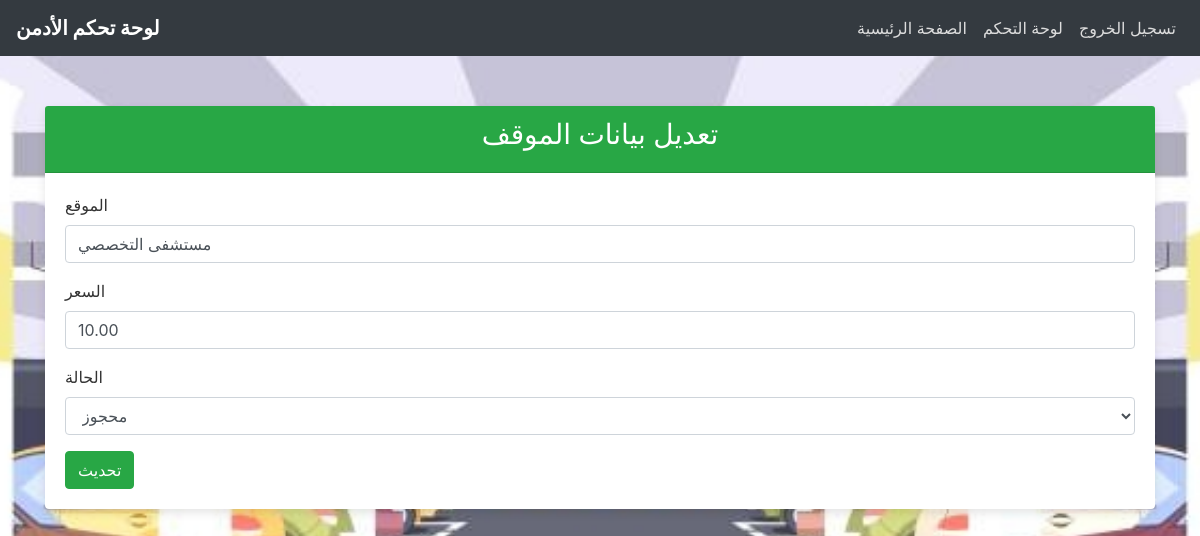
The page /edit_parking.php?id=1 (signed in) on the database its author committed.
### tables this page shows
CREATE TABLE `parkings` (
  `id` int(11) NOT NULL,
  `location` varchar(255) NOT NULL,
  `price` decimal(10,2) NOT NULL,
  `status` enum('available','booked') NOT NULL DEFAULT 'available',
  `user_id` int(11) DEFAULT NULL,
  `available_spots` int(11) DEFAULT 50,
  `total_spots` int(11) DEFAULT 50
);

### edit_parking.php (the view, shortened to what this page needs)
<?php
$mysqli = new mysqli("localhost", "root", "", "car_park");
if (isset($_GET['id']) && !empty($_GET['id'])) {
    $parking_id = $_GET['id'];
    $parking_result = $mysqli->query("SELECT * FROM parkings WHERE id = '$parking_id'");
    $parking = $parking_result->fetch_assoc();
} else {
    die("لم يتم توفير معرف الموقف.");
}
?>
<!DOCTYPE html>
<html lang="ar">
<head>
    <link rel="stylesheet" href="https://stackpath.bootstrapcdn.com/bootstrap/4.5.2/css/bootstrap.min.css">
</head>
<body>
<nav class="navbar navbar-expand-lg navbar-dark">
    <a class="navbar-brand" href="admin_dashboard.php">لوحة تحكم الأدمن</a>
    <div class="collapse navbar-collapse">
        <ul class="navbar-nav ml-auto">
            <li class="nav-item"><a class="nav-link" href="index.php">الصفحة الرئيسية</a></li>
            <li class="nav-item"><a class="nav-link" href="admin_dashboard.php">لوحة التحكم</a></li>
            <li class="nav-item"><a class="nav-link" href="logout.php">تسجيل الخروج</a></li>
        </ul>
    </div>
</nav>
<div class="container">
    <div class="card">
        <div class="card-header text-center">
            <h3>تعديل بيانات الموقف</h3>
        </div>
        <div class="card-body">
            <form method="POST">
                <div class="form-group">
                    <label for="location">الموقع</label>
                    <input type="text" class="form-control" id="location" name="location"
                           value="<?= htmlspecialchars($parking['location']) ?>" required>
                </div>
                <div class="form-group">
                    <label for="price">السعر</label>
                    <input type="number" class="form-control" id="price" name="price"
                           value="<?= htmlspecialchars($parking['price']) ?>" required>
                </div>
                <div class="form-group">
                    <label for="status">الحالة</label>
                    <select class="form-control" id="status" name="status">
                        <option value="booked" <?= $parking['status'] == 'booked' ? 'selected' : '' ?>>محجوز</option>
                    </select>
                </div>
                <button type="submit" name="update_parking" class="btn btn-primary">تحديث</button>
            </form>
        </div>
    </div>
</div>
</body>
</html>

### edit_parking.php (style rules this page uses)
body { background-image: url('img/bb.jpg'); background-size: cover; background-position: center; background-attachment: fixed; color: #333; }
.navbar { background-color: #343a40; }
.navbar-brand { color: #fff !important; font-weight: bold; }
.navbar-nav .nav-link { color: #ddd !important; }
.container { margin-top: 50px; }
.card { box-shadow: 0px 4px 10px rgba(0, 0, 0, 0.1); border: none; }
.card-header { background-color: #28a745; color: white; font-size: 1.25rem; font-weight: bold; }
.btn-primary { background-color: #28a745; border-color: #28a745; }

### rows shown on the page
parkings: location "مستشفى التخصصي", price "10.00", status "محجوز"
